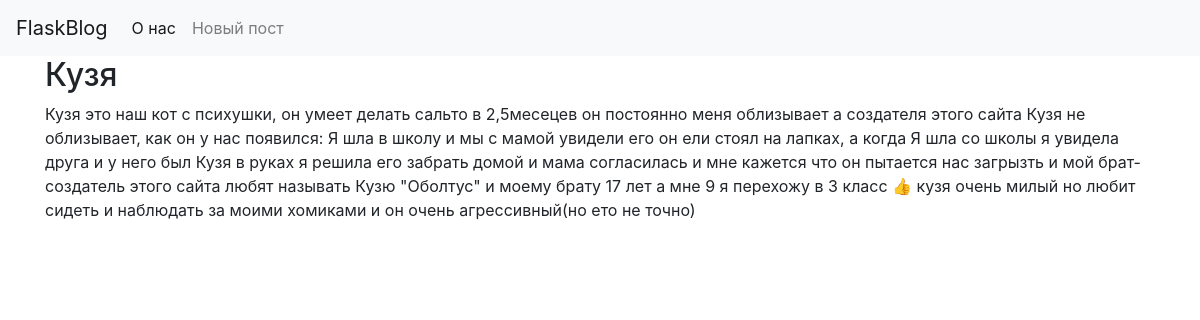
The page /10 on the database its author committed.
### tables this page shows
CREATE TABLE posts (
    id INTEGER PRIMARY KEY AUTOINCREMENT,
    created TIMESTAMP NOT NULL DEFAULT CURRENT_TIMESTAMP,
    title TEXT NOT NULL,
    content TEXT NOT NULL
);

### app.py (the view)
@app.route("/<int:post_id>")
def post(post_id):
    post = get_post(post_id)
    return render_template("post.html", post=post)

### app.py (called while the page is built)
def get_db_connection():
    conn = sqlite3.connect("database.db")
    conn.row_factory = sqlite3.Row
    return conn

def get_post(post_id):
    conn = get_db_connection()
    post = conn.execute('SELECT * FROM posts WHERE id = ?',
                        (post_id,)).fetchone()
    conn.close()
    if post is None:
        abort(404)
    return post

### templates/post.html (shortened to what this page needs)
{% extends "base.html" %}
{% block content %}
    <h2>{% block title %} {{ post["title"] }} {% endblock %}</h2>
    <p>{{ post["content"] }}</p>
{% endblock %}

### rows shown on the page
posts: title "Кузя", content "Кузя это наш кот с психушки, он умеет делать сальто в 2,5месецев он постоянно меня облизывает а создателя этого сайта Кузя не облизывает, как он у нас появился: Я шла в школу и мы с мамой увидели его он ели стоял на лапках, а когда Я шла со школы я увидела друга и у него был Кузя в руках я решила его забрать домой и мама согласилась и мне кажется что он пытается нас загрызть и мой брат-создатель этого сайта любят называть Кузю \"Оболтус\" и моему брату 17 лет а мне 9 я перехожу в 3 класс 👍 кузя очень милый но любит сидеть и наблюдать за моими хомиками и он очень агрессивный(но ето не точно)"
